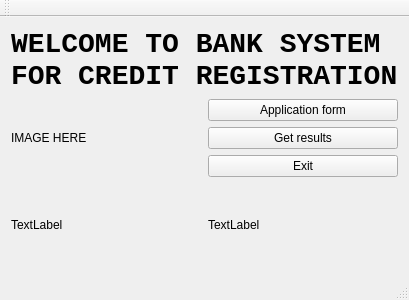
<?xml version="1.0" encoding="UTF-8"?>
<ui version="4.0">
 <class>MainWindow</class>
 <widget class="QMainWindow" name="MainWindow">
  <property name="geometry">
   <rect>
    <x>0</x>
    <y>0</y>
    <width>400</width>
    <height>300</height>
   </rect>
  </property>
  <property name="windowTitle">
   <string>MAIN</string>
  </property>
  <widget class="QWidget" name="centralWidget">
   <layout class="QHBoxLayout" name="horizontalLayout_2">
    <item>
     <layout class="QVBoxLayout" name="verticalLayout_2">
      <item>
       <layout class="QGridLayout" name="gridLayout">
        <item row="1" column="1">
         <layout class="QVBoxLayout" name="verticalLayout">
          <item>
           <widget class="QPushButton" name="pushButton">
            <property name="text">
             <string>Application form</string>
            </property>
           </widget>
          </item>
          <item>
           <widget class="QPushButton" name="pushButton_4">
            <property name="text">
             <string>Get results</string>
            </property>
           </widget>
          </item>
          <item>
           <widget class="QPushButton" name="pushButton_3">
            <property name="text">
             <string>Exit</string>
            </property>
           </widget>
          </item>
         </layout>
        </item>
        <item row="1" column="0">
         <widget class="QLabel" name="image">
          <property name="frameShape">
           <enum>QFrame::NoFrame</enum>
          </property>
          <property name="frameShadow">
           <enum>QFrame::Sunken</enum>
          </property>
          <property name="text">
           <string>IMAGE HERE</string>
          </property>
         </widget>
        </item>
        <item row="0" column="0" colspan="2">
         <widget class="QLabel" name="label">
          <property name="font">
           <font>
            <family>Courier New</family>
            <pointsize>21</pointsize>
            <weight>75</weight>
            <italic>false</italic>
            <bold>true</bold>
            <underline>false</underline>
            <strikeout>false</strikeout>
            <stylestrategy>PreferDefault</stylestrategy>
            <kerning>true</kerning>
           </font>
          </property>
          <property name="mouseTracking">
           <bool>false</bool>
          </property>
          <property name="tabletTracking">
           <bool>true</bool>
          </property>
          <property name="text">
           <string>WELCOME TO BANK SYSTEM 
FOR CREDIT REGISTRATION</string>
          </property>
         </widget>
        </item>
       </layout>
      </item>
      <item>
       <layout class="QHBoxLayout" name="horizontalLayout">
        <item>
         <widget class="QLabel" name="digital_clock">
          <property name="text">
           <string>TextLabel</string>
          </property>
         </widget>
        </item>
        <item>
         <widget class="QLabel" name="date_time">
          <property name="text">
           <string>TextLabel</string>
          </property>
         </widget>
        </item>
       </layout>
      </item>
     </layout>
    </item>
   </layout>
   <zorder>layoutWidget</zorder>
   <zorder>label</zorder>
   <zorder>date_time</zorder>
   <zorder>image</zorder>
   <zorder>digital_clock</zorder>
  </widget>
  <widget class="QMenuBar" name="menuBar">
   <property name="geometry">
    <rect>
     <x>0</x>
     <y>0</y>
     <width>400</width>
     <height>22</height>
    </rect>
   </property>
  </widget>
  <widget class="QToolBar" name="mainToolBar">
   <attribute name="toolBarArea">
    <enum>TopToolBarArea</enum>
   </attribute>
   <attribute name="toolBarBreak">
    <bool>false</bool>
   </attribute>
  </widget>
  <widget class="QStatusBar" name="statusBar"/>
 </widget>
 <layoutdefault spacing="6" margin="11"/>
 <resources/>
 <connections/>
</ui>
